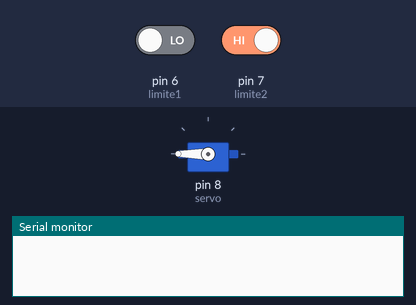
A sketch run on a simulated Arduino Uno, built with avr-gcc and run on an emulated ATmega328P. Shown: servo, the last lines printed to the serial monitor. The test bench sets the inputs (shaded band); at power-on: pin 6 (limite1) LOW, pin 7 (limite2) HIGH.

Above: at 0.05 s.
At 8.95 s:
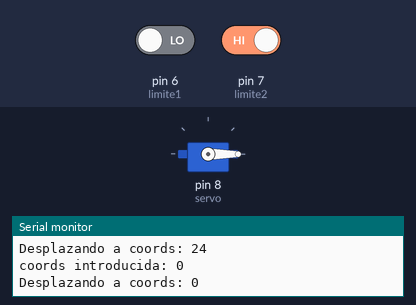
At 10.6 s:
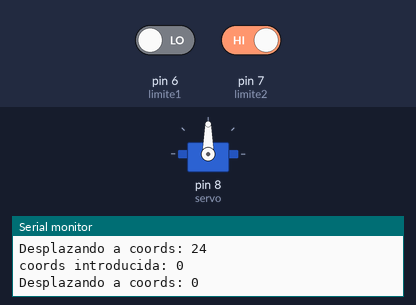
Timing chart, 0 to 13.8 s (numbered marks = the images above):
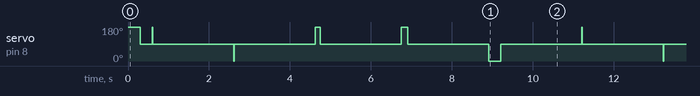

The sketch:

Automatico4.4.ino
```cpp
#include <Servo.h>

Servo servo;

int limite1 = 6;
int limite2 = 7;

unsigned long dist = 0;
int ready = 0;
int gettingReady = 0;

int lastCoord = 0;
int numCoords = 24;
long timeBetweenCoords;
int coords;

int test[] = {1, -2, 10, 28, 0};

void setup()
{
  Serial.begin(9600);
  servo.attach(8);
  pinMode(limite1, INPUT);
  pinMode(limite2, INPUT);
  servo.write(180);
}

void loop()
{

  if(ready==1)
  {
    int i=0;
    while(i<=4){
      Serial.println("coords introducida: " + String(test[i]));
      desplazarAcoords(test[i]);
      delay(2000);
      i++;
    }
  }
  else{
    if (digitalRead(limite2) == LOW)
    {
      moverServo(0);
      calibrar();
      delay(300);
    }
    else if (digitalRead(limite1) == LOW)
    {
      moverServo(180);
      calibrar();
      delay(300);
    }
  }
}

void desplazarAcoords(int coords)
{

  if (coords > 24)
  {
    coords = 24;
  }
  else if (coords < 0)
  {
    coords = 0;
  }
  Serial.println("Desplazando a coords: " + String(coords));

  int diferenciacoordss = coords - lastCoord;

  int velocidad = diferenciacoordss > 0 ? 180 : 0;
  moverServo(velocidad);
  delay(timeBetweenCoords * abs(diferenciacoordss));
  moverServo(90);
  lastCoord = coords;
}

void calibrar()
{
  if (ready == 0 && gettingReady == 0)
  {
    gettingReady = 1;
    dist = millis();
  }
  else if (ready == 0 && gettingReady == 1)
  {
    dist = millis() - dist;
    gettingReady = 0;
    ready = 1;

    timeBetweenCoords = dist / numCoords;
    moverServo(90);
  }
}

void moverServo(int velocidad)
{
  servo.write(velocidad);
}
```

Measured:
- by itself, servo on pin 8 (servo): repeats every 10.6 s: 180° 0.01 s, 90° 2.0 s, 0° 0.01 s, 90° 2.0 s, 180° 0.12 s, 90° 2.0 s, 180° 0.17 s, 90° 2.0 s, 0° 0.29 s, 90° 2.0 s
